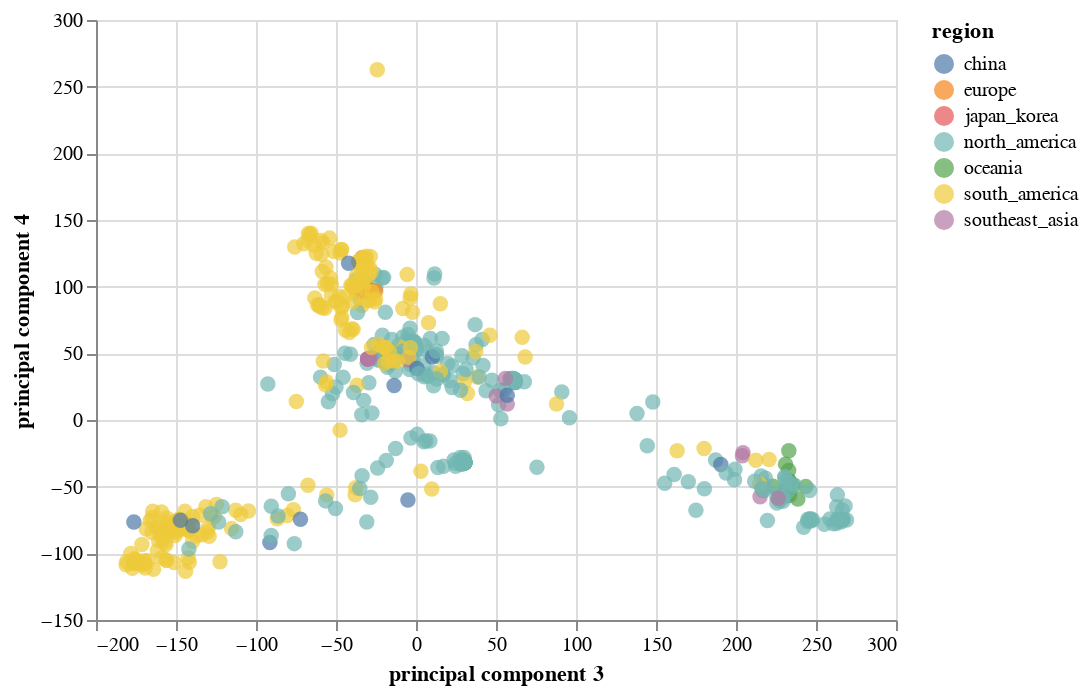

The cell this chart's notebook holds for it:
### Code cell
import altair as alt

alt.Chart(finalDf).mark_circle(size=60).encode(
    x='principal component 3',
    y='principal component 4',
    color='region',
    tooltip=['strain', 'region']
).interactive()

### Figure 1 — Vega-Lite specification as saved in the notebook (floating-point values rounded to 4 significant figures; data arrays with more than 128 entries replaced by an {"elided": "..."} marker saying what was removed)
{"$schema": "https://vega.github.io/schema/vega-lite/v3.3.0.json", "config": {"mark": {"tooltip": null}, "view": {"height": 300, "width": 400}}, "data": {"name": "data-d7827bd464df6958743303b5ecd92a15"}, "datasets": {"data-d7827bd464df6958743303b5ecd92a15": {"elided": "701 records"}}, "encoding": {"color": {"field": "region", "type": "nominal"}, "tooltip": [{"field": "strain", "type": "nominal"}, {"field": "region", "type": "nominal"}], "x": {"field": "principal component 3", "type": "quantitative"}, "y": {"field": "principal component 4", "type": "quantitative"}}, "mark": {"size": 60, "type": "circle"}, "selection": {"selector002": {"bind": "scales", "encodings": ["x", "y"], "type": "interval"}}}
